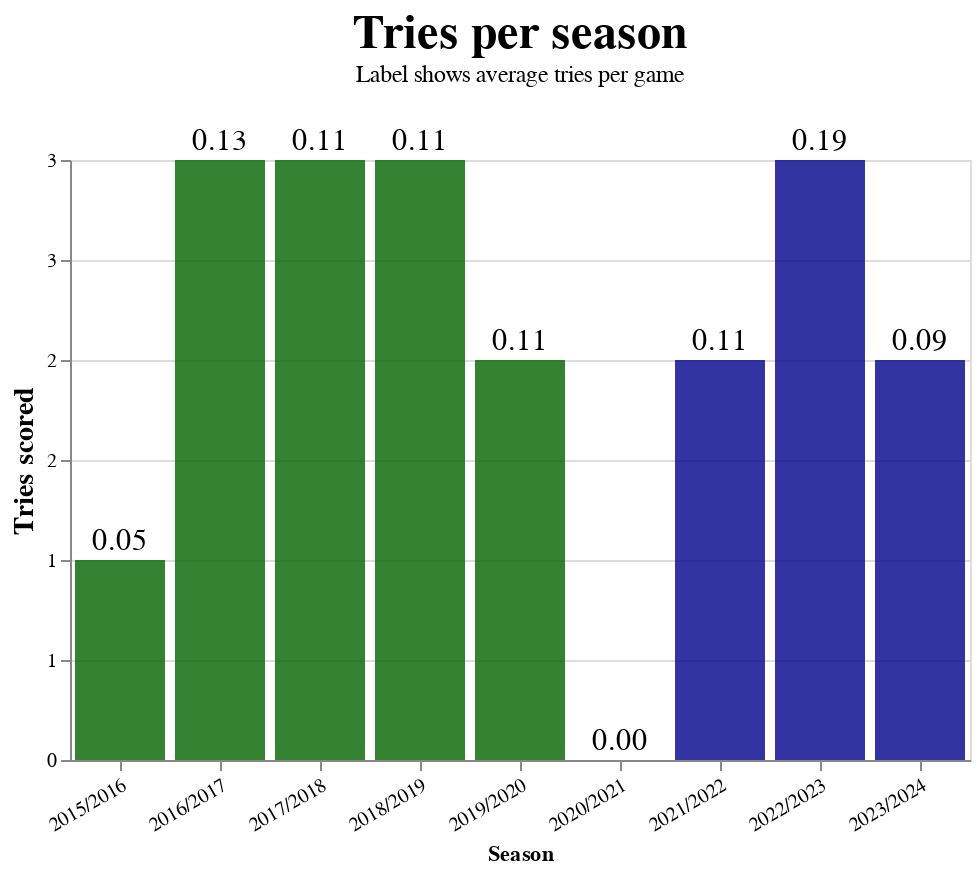

Here is the notebook cell this chart was saved with:
### Code cell
base = alt.Chart(df).encode(
    x = alt.X('Season:N', axis=alt.Axis(labelAngle=-30)),
    y = alt.Y("sum(Try):Q", title="Tries scored", axis=alt.Axis(orient='left', titleFontSize=14, format=".0f")),
)

tries = base.mark_bar(opacity=0.8).encode(
    color=alt.Color(
        'Club:N', 
        scale=alt.Scale(domain=["Ealing", "East Grinstead"], range=['darkgreen', 'darkblue']), 
        legend=None
    ),
)
tries_text = base.mark_text(fontSize=15, dy=-10, ).encode(
    text = alt.Text("average(Try):Q", title="Tries scored", format=".2f"),
)
(tries + tries_text).properties(width=alt.Step(50), title=alt.Title(
        text='Tries per season',
        subtitle="Label shows average tries per game",
        fontSize=24,
        offset=20,
    ))

### Figure 1 — Vega-Lite specification as saved in the notebook (floating-point values rounded to 4 significant figures; data arrays with more than 128 entries replaced by an {"elided": "..."} marker saying what was removed)
{"config": {"view": {"continuousWidth": 300, "continuousHeight": 300}}, "layer": [{"mark": {"type": "bar", "opacity": 0.8}, "encoding": {"color": {"field": "Club", "legend": null, "scale": {"domain": ["Ealing", "East Grinstead"], "range": ["darkgreen", "darkblue"]}, "type": "nominal"}, "x": {"axis": {"labelAngle": -30}, "field": "Season", "type": "nominal"}, "y": {"aggregate": "sum", "axis": {"format": ".0f", "orient": "left", "titleFontSize": 14}, "field": "Try", "title": "Tries scored", "type": "quantitative"}}}, {"mark": {"type": "text", "dy": -10, "fontSize": 15}, "encoding": {"text": {"aggregate": "average", "field": "Try", "format": ".2f", "title": "Tries scored", "type": "quantitative"}, "x": {"axis": {"labelAngle": -30}, "field": "Season", "type": "nominal"}, "y": {"aggregate": "sum", "axis": {"format": ".0f", "orient": "left", "titleFontSize": 14}, "field": "Try", "title": "Tries scored", "type": "quantitative"}}}], "data": {"name": "data-f9bb6c057359d276cce570f07a7ff1bd"}, "title": {"text": "Tries per season", "fontSize": 24, "offset": 20, "subtitle": "Label shows average tries per game"}, "width": {"step": 50}, "$schema": "https://vega.github.io/schema/vega-lite/v5.17.0.json", "datasets": {"data-f9bb6c057359d276cce570f07a7ff1bd": {"elided": "176 records"}}}
